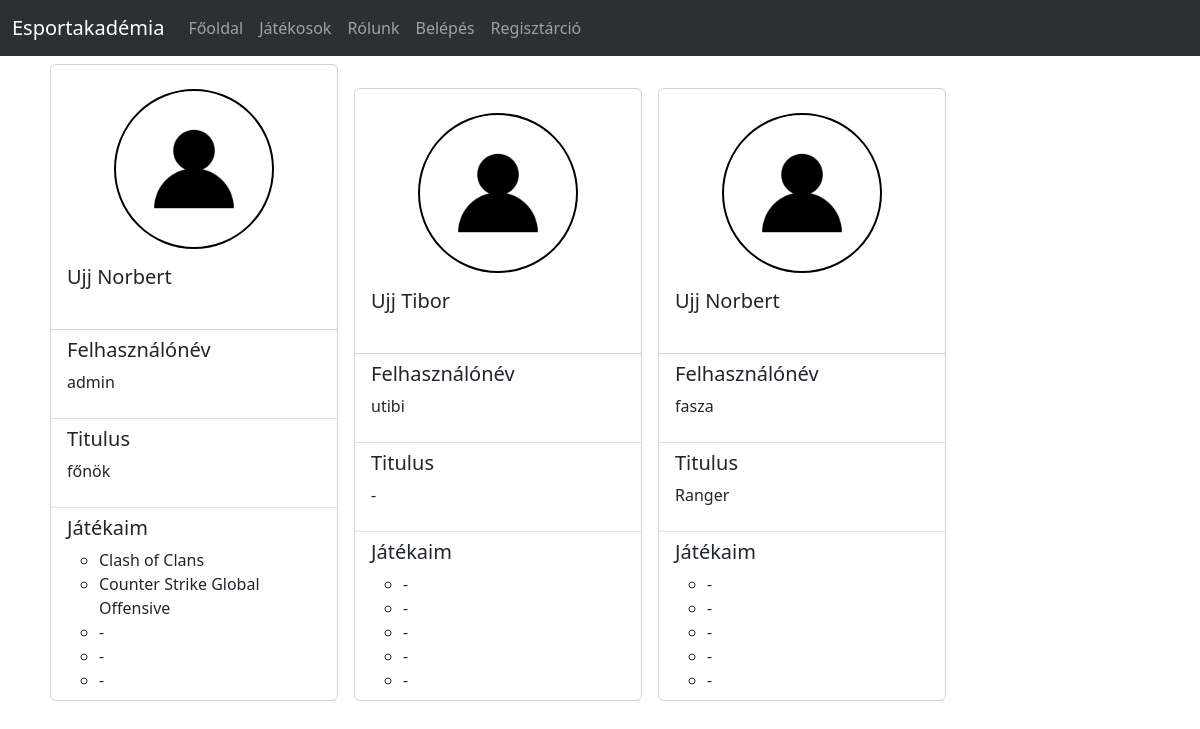
Page /players.php on the committed database.
### tables this page shows
CREATE TABLE `users` (
  `id` int(11) NOT NULL,
  `uname` varchar(256) DEFAULT NULL,
  `name` varchar(256) DEFAULT NULL,
  `email` varchar(256) DEFAULT NULL,
  `bornDate` date DEFAULT NULL,
  `type` varchar(25) DEFAULT NULL,
  `pwd` varchar(512) DEFAULT NULL,
  `profileImg` varchar(256) DEFAULT NULL,
  `about` varchar(1024) DEFAULT NULL,
  `links` varchar(512) DEFAULT NULL,
  `badge` varchar(512) DEFAULT NULL,
  `coupon` varchar(255) DEFAULT NULL,
  `level` int(11) DEFAULT NULL,
  `hobby` varchar(256) DEFAULT NULL,
  `work` varchar(256) DEFAULT NULL,
  `sport` varchar(256) DEFAULT NULL,
  `music` varchar(256) DEFAULT NULL,
  `addr` varchar(256) DEFAULT NULL,
  `phone` varchar(15) DEFAULT NULL,
  `zip` int(11) DEFAULT NULL,
  `city` varchar(255) DEFAULT NULL,
  `visible` int(11) DEFAULT NULL
);

### includes/functions.inc.php (called while the page is built, shortened)
<?php
function getUsers($conn) {
    $sql = "SELECT * FROM users";
	$result = $conn->query($sql);
	return $result;
}

### components/list-users.php (the view)
<?php
$rootPath = $_SERVER['DOCUMENT_ROOT'];
require_once $rootPath . '/includes/dbh.inc.php';
require_once $rootPath . '/includes/functions.inc.php';
$users = getUsers($conn);
if (isset($_SESSION['type'])) {
    if ($_SESSION["type"] == "admin") {
        if ($users->num_rows > 0) {
            while($seged = $users->fetch_assoc()) {
                if ($seged["visible"] == 1 || $_SESSION["type"] == "admin") {
                    echo '<div class="card d-inline-block m-2" style="width: 18rem;">
                            <img src="../img/'.$seged['profileImg'].'" class="card-img-top d-none d-lg-block kep mx-auto mt-4" alt="'.$seged['name'].'">
                            <div class="card-body" style="height: 5rem">
                                <h5 class="card-title">'.$seged['name'].'</h5>
                                <p class="d-md-none d-lg-none d-lg-block">Felhasználónév: '.$seged['uname'].'</p>
                            </div>
                            <ul class="list-group list-group-flush d-none d-lg-block">
                                <li class="list-group-item">
                                    <h5>Felhasználónév</h5>
                                    <p>'.$seged['uname'].'</p>
                                </li>
                                <li class="list-group-item">
                                    <h5>Titulus</h5>
                                    <p>'.$seged['badge'].'</p>
                                </li>
                                <li class="list-group-item">
                                    <h5>Játékaim</h5>
                                    <ul>';
                                    $array = explode(",", $seged["hobby"]);
                                    if (count($array) === 1 && empty(trim($array[0]))) {
                                        echo "Még nincs feltöltve";
                                    } else {
                                        foreach ($array as $game) {
                                            $trimmedGame = trim($game);
                                            if (!empty($trimmedGame)) {
                                                echo "<li>$trimmedGame</li>";
                                            }
                                            else {
                                                echo "<li>-</li>";
                                            }
                                        }
                                    }
                        echo ' </ul></li>
                                <li class="list-group-item">
                                    <h5>Típus</h5>
                                    <p>'.$seged['visible'].'</p>
                                </li>
                            </ul>
                            <div class="card-body">
                                <button class="btn btn-primary" onclick="userEdit('.$seged["id"].')" class="card-link">Szerkesztés</button>
                                <button class="btn btn-primary" onclick="userDelete('.$seged["id"].')" class="card-link">Törlés</button>
                            </div>
                        </div>';
                }
            }
        }
    }
} else {
    if ($users->num_rows > 0) {
        while($seged = $users->fetch_assoc()) {
            if ($seged["visible"] == 1) {
                echo '<div class="card d-inline-block m-2" style="width: 18rem;">
                        <img src="../img/'.$seged['profileImg'].'" class="card-img-top d-none d-lg-block kep mx-auto mt-4" alt="'.$seged['name'].'">
                        <div class="card-body" style="height: 5rem">
                            <h5 class="card-title">'.$seged['name'].'</h5>
                            <p class="d-md-none d-lg-none d-lg-block">Felhasználónév: '.$seged['uname'].'</p>
                        </div>
                        <ul class="list-group list-group-flush d-none d-lg-block">
                            <li class="list-group-item">
                                <h5>Felhasználónév</h5>
                                <p>'.$seged['uname'].'</p>
                            </li>
                            <li class="list-group-item">
                                <h5>Titulus</h5>
                                <p>'.$seged['badge'].'</p>
                            </li>
                            <li class="list-group-item">
                                <h5>Játékaim</h5>
                                <ul>';
                                $array = explode(",", $seged["hobby"]);
                                if (count($array) === 1 && empty(trim($array[0]))) {
                                    echo "Még nincs feltöltve";
                                } else {
                                    foreach ($array as $game) {
                                        $trimmedGame = trim($game);
                                        if (!empty($trimmedGame)) {
                                            echo "<li>$trimmedGame</li>";
                                        }
                                        else {
                                            echo "<li>-</li>";
                                        }
                                    }
                                }
                    echo ' </ul></li>
                        </ul>
                    </div>';
            }
        }
    }
}

### players.php (shortened to what this page needs)
<!DOCTYPE html>
<html lang="hu">
    <?php include_once 'components/header.php' ?>
<body>
    <?php include_once 'components/headerNav.php' ?>
    <div class="container">
        <?php include_once 'components/list-users.php'; ?>
    </div>
</body>
</html>

### components/header.php (shortened to what this page needs)
<head>
    <link href="https://cdn.jsdelivr.net/npm/bootstrap@5.3.0-alpha1/dist/css/bootstrap.min.css" rel="stylesheet">
    <link rel="stylesheet" href="https://cdn.jsdelivr.net/npm/bootstrap-icons@1.10.3/font/bootstrap-icons.css">
    <link rel="stylesheet" href="https://cdn.jsdelivr.net/npm/charts.css/dist/charts.min.css">
    <link rel="stylesheet" href="css/style.css">
</head>

### components/headerNav.php (shortened to what this page needs)
<link rel="stylesheet" href="../css/style.css">
<link rel="stylesheet" href="https://cdn.jsdelivr.net/npm/bootstrap-icons@1.10.3/font/bootstrap-icons.css">
<link rel="stylesheet" href="css/style.css">
<nav class="navbar navbar-expand bg-body-tertiary nav-header" data-bs-theme="dark">
    <div class="container-fluid">
        <a class="navbar-brand" href="index.php">Esportakadémia</a>
        <div class="collapse navbar-collapse" id="navbarNavDropdown">
        <ul class="navbar-nav">
            <li class="nav-item">
            <a class="nav-link" aria-current="page" href="index.php">Főoldal</a>
            </li>
            <li class="nav-item">
              <a class="nav-link" href="players.php">Játékosok</a>
            </li>
            <li class="nav-item">
              <a class="nav-link" href="about.php">Rólunk</a>
            </li>
            <?php
              if (!isset($_SESSION["uname"])) {
                echo '<li class="nav-item">
                      <a class="nav-link" href="login.php">Belépés</a>
                    </li>
                    <li class="nav-item">
                      <a class="nav-link" href="signup.php">Regisztárció</a>
                    </li>';
              }
            ?>
        </ul>
        </div>
    </div>
</nav>

### css/style.css (style rules this page uses)
@media screen and (min-width: 600px) { .kep { width: 10rem !important; height: 10rem !important; object-fit: cover; border-radius: 50%; border: 2px solid black; } }

### rows in the picture
users: profileImg (placeholder picture), name "Ujj Norbert", uname "admin", badge "főnök", hobby "Clash of Clans", hobby "Counter Strike Global Offensive"
users: profileImg (placeholder picture), name "Ujj Tibor", uname "utibi", badge "-"
users: profileImg (placeholder picture), name "Ujj Norbert", uname "fasza", badge "Ranger"
